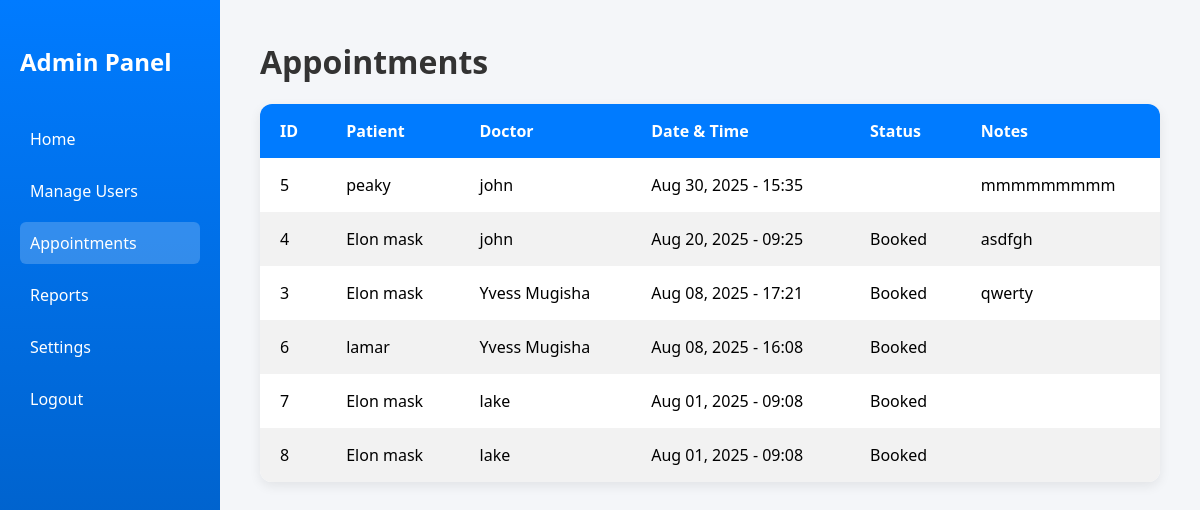
Page /appointments.php (signed in) on the committed database.
### tables this page shows
CREATE TABLE `appointments` (
  `id` int(11) NOT NULL,
  `patient_id` int(11) NOT NULL,
  `doctor_id` int(11) NOT NULL,
  `appointment_datetime` datetime NOT NULL,
  `status` enum('booked','canceled','completed') DEFAULT 'booked',
  `notes` text DEFAULT NULL,
  `created_at` timestamp NOT NULL DEFAULT current_timestamp()
);

CREATE TABLE `users` (
  `id` int(11) NOT NULL,
  `name` varchar(100) NOT NULL,
  `email` varchar(100) NOT NULL,
  `password` varchar(255) NOT NULL,
  `role` enum('admin','doctor','patient') NOT NULL,
  `created_at` timestamp NOT NULL DEFAULT current_timestamp(),
  `specialization` varchar(100) DEFAULT NULL
);

### appointments.php (the view, shortened to what this page needs)
<?php
require 'connect.php';
$sql = "SELECT
            appointments.id,
            appointments.appointment_datetime,
            appointments.status,
            appointments.notes,
            patients.name AS patient_name,
            doctors.name AS doctor_name
        FROM appointments
        JOIN users AS patients ON appointments.patient_id = patients.id
        JOIN users AS doctors ON appointments.doctor_id = doctors.id
        ORDER BY appointments.appointment_datetime DESC";
$result = $conn->query($sql);
function formatDateTime($datetime) {
    return date('M d, Y - H:i', strtotime($datetime));
}
?>
<!DOCTYPE html>
<html lang="en">
<head>
</head>
<body>
  <aside class="sidebar">
    <h2>Admin Panel</h2>
    <nav>
      <a href="admin_dashboard.php">Home</a>
      <a href="manage_users.php">Manage Users</a>
      <a href="appointments.php" class="active">Appointments</a>
      <a href="reports.php">Reports</a>
      <a href="settings.php">Settings</a>
      <a href="logout.php">Logout</a>
    </nav>
  </aside>
  <main class="main-content">
    <h1>Appointments</h1>
    <table id="appointmentsTable">
      <thead>
        <tr>
          <th>ID</th>
          <th>Patient</th>
          <th>Doctor</th>
          <th>Date & Time</th>
          <th>Status</th>
          <th>Notes</th>
        </tr>
      </thead>
      <tbody>
        <?php while ($row = $result->fetch_assoc()): ?>
        <tr>
          <td><?= htmlspecialchars($row['id']) ?></td>
          <td><?= htmlspecialchars($row['patient_name']) ?></td>
          <td><?= htmlspecialchars($row['doctor_name']) ?></td>
          <td><?= htmlspecialchars(formatDateTime($row['appointment_datetime'])) ?></td>
          <td><?= htmlspecialchars(ucfirst($row['status'])) ?></td>
          <td><?= htmlspecialchars($row['notes']) ?></td>
        </tr>
        <?php endwhile; ?>
      </tbody>
    </table>
  </main>
</body>
</html>

### appointments.php (style rules this page uses)
body { margin: 0; font-family: 'Segoe UI', Tahoma, Geneva, Verdana, sans-serif; background: #f4f6f9; display: flex; height: 100vh; }
.sidebar { width: 220px; background: linear-gradient(180deg, #007bff, #0056b3); color: white; padding: 25px 20px; box-sizing: border-box; display: flex; flex-direction: column; height: 100vh; }
.sidebar h2 { margin-bottom: 30px; }
.sidebar nav a { color: white; text-decoration: none; margin: 10px 0; padding: 10px; border-radius: 6px; display: block; transition: background 0.3s; }
.sidebar nav a.active, .sidebar nav a:hover { background: rgba(255, 255, 255, 0.2); }
.main-content { flex: 1; padding: 40px; overflow-y: auto; }
h1 { margin-top: 0; font-size: 2rem; color: #333; }
table { width: 100%; border-collapse: collapse; background-color: white; border-radius: 12px; overflow: hidden; box-shadow: 0 4px 12px rgba(0, 0, 0, 0.08); }
th, td { padding: 16px 20px; text-align: left; }
thead { background-color: #007bff; color: white; }
tr:nth-child(even) { background-color: #f2f2f2; }

### rows in the picture
appointments: id "5", patient.name "peaky", doctor.name "john", appointment_datetime "Aug 30, 2025 - 15:35", notes "mmmmmmmmm"
appointments: id "4", patient.name "Elon mask", doctor.name "john", appointment_datetime "Aug 20, 2025 - 09:25", status "Booked", notes "asdfgh"
appointments: id "3", patient.name "Elon mask", doctor.name "Yvess Mugisha", appointment_datetime "Aug 08, 2025 - 17:21", status "Booked", notes "qwerty"
appointments: id "6", patient.name "lamar", doctor.name "Yvess Mugisha", appointment_datetime "Aug 08, 2025 - 16:08", status "Booked"
appointments: id "7", patient.name "Elon mask", doctor.name "lake", appointment_datetime "Aug 01, 2025 - 09:08", status "Booked"
appointments: id "8", patient.name "Elon mask", doctor.name "lake", appointment_datetime "Aug 01, 2025 - 09:08", status "Booked"
